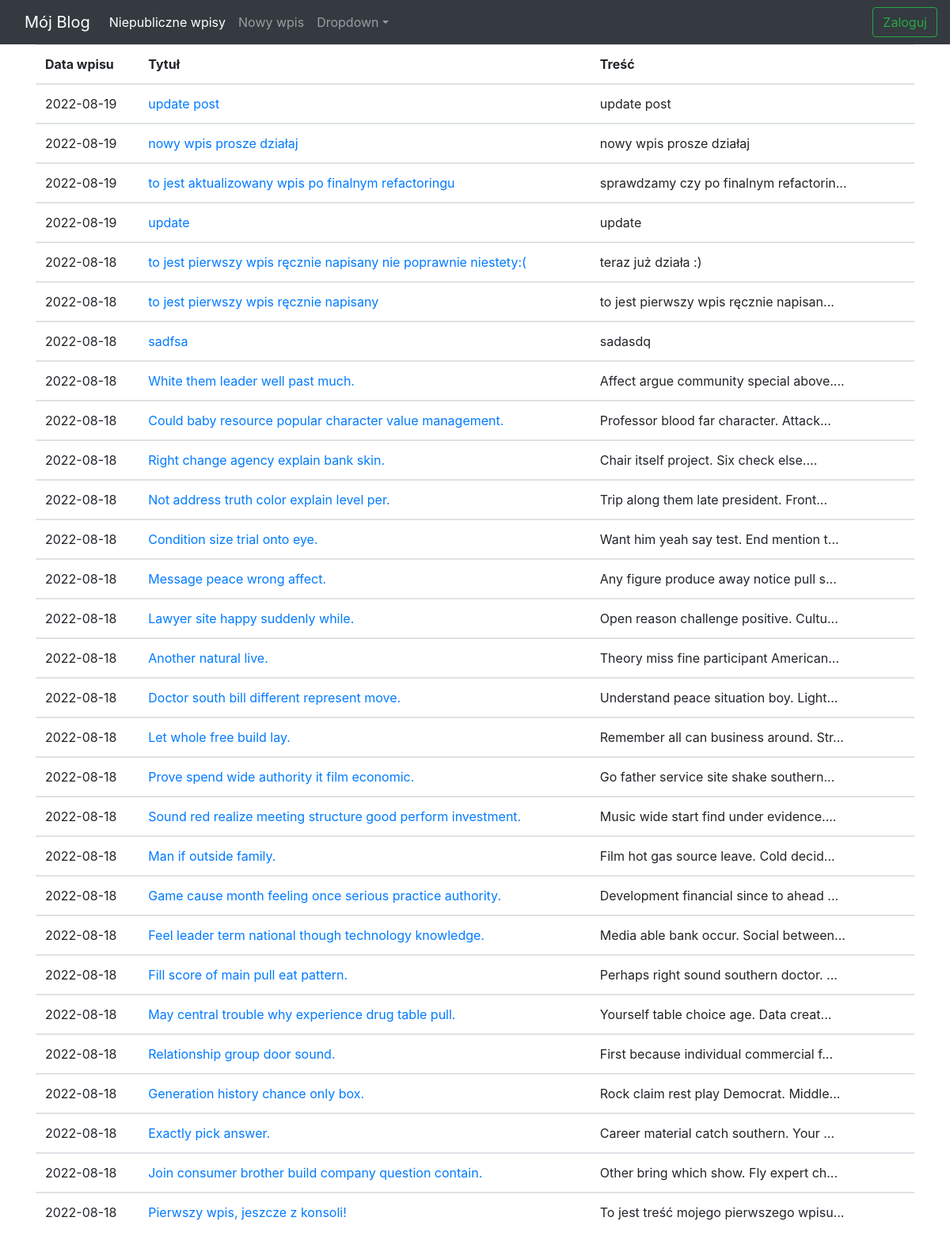
Before: / with the older database file.
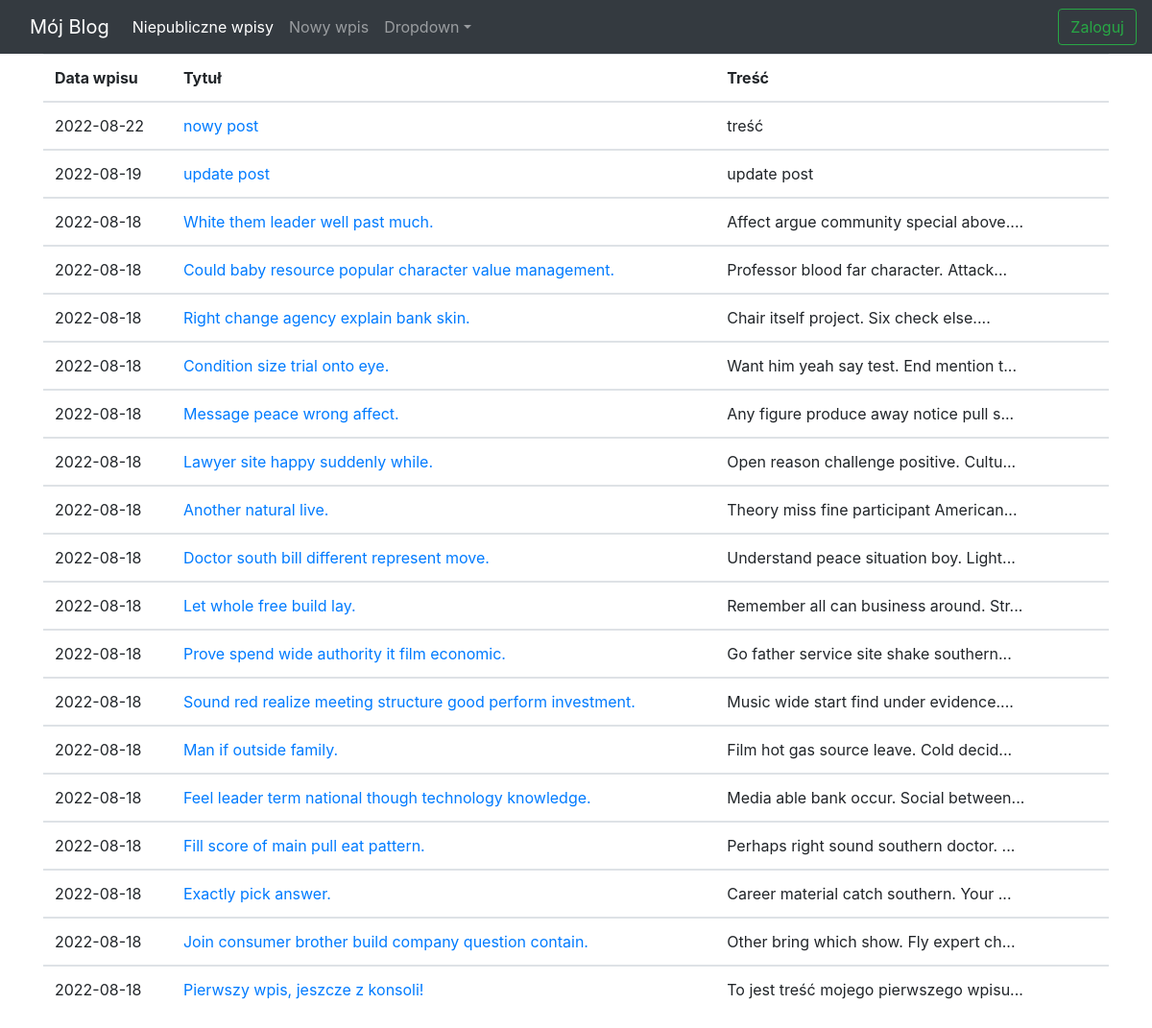
After: the same page with the newer database file.
### app/models.py (models this page shows)
class Post(db.Model):
    id = db.Column(db.Integer, primary_key=True)
    title = db.Column(db.String(20),  nullable=False, unique=True)
    post_content = db.Column(db.String(100),  nullable=False)
    pub_date = db.Column(db.DateTime(),  nullable=False, default=datetime.datetime.utcnow)
    is_public = db.Column(db.Boolean(),  default=False)

### app/routes.py (the view)
@app.route("/")
def homepage():
    all_posts = Post.query.filter_by(is_public=True).order_by(Post.pub_date.desc())
    return render_template("main_page.html", all_posts=all_posts)

### app/templates/main_page.html (shortened to what this page needs)
{% extends "base.html" %}
{% block content %}
    <table class="table table-hover">
    <thead>
        <tr>
          <th scope="col">Data wpisu</th>
          <th scope="col">Tytuł</th>
          <th scope="col">Treść</th>
          <th scope="col"></th>
        </tr>
    </thead>
    {%for post in all_posts%}
    <tbody>
    <tr>
      <td>{{post.pub_date.strftime('%Y-%m-%d')}}</td>
          <td><a href="{{ url_for('edit_and_add_post', post_id=post.id) }}" class="list-unstyled">
               {{ post.title }}
          </a>
          </td>
        <td>{{post.post_content|truncate(40, True)}}</td>
      <td>
      </td>
    </tr>
   {% endfor %}
    </table>
{% endblock %}

### app/templates/base.html (shortened to what this page needs)
<!DOCTYPE html>
<html lang="en">
    <head>
        <link rel="stylesheet" href="https://stackpath.bootstrapcdn.com/bootstrap/4.3.1/css/bootstrap.min.css">
    </head>
    <body>
        <nav class="navbar navbar-expand-lg navbar-dark bg-dark">
            <div class="container">
                <a class="navbar-brand" href="/">Mój Blog</a>
                <div class="collapse navbar-collapse" id="navbarSupportedContent">
                    <ul class="navbar-nav ms-auto mb-2 mb-lg-0">
                        <li class="nav-item"><a class="nav-link active" aria-current="page" href="{{url_for ('list_drafts')}}"> Niepubliczne wpisy</a></li>
                        <li class="nav-item"><a class="nav-link" href="{{url_for('edit_and_add_post', post_id='new_id')}}">Nowy wpis</a></li>
                        <li class="nav-item dropdown">
                            <a class="nav-link dropdown-toggle" id="navbarDropdown" href="#" role="button" data-bs-toggle="dropdown" aria-expanded="false">Dropdown</a>
                        </li>
                    </ul>
                </div>
            </div>
            {% if session.logged_in %}
                <form class="form-inline" action="{{url_for ('logout')}}" method="POST">
                     <button class="btn btn-outline-success" type="submit">Wyloguj</button>
                </form>
            {% else %}
                <form class="form-inline" action="{{url_for ('login')}}" method="GET">
                     <button class="btn btn-outline-success" type="submit">Zaloguj</button>
                 </form>
            {% endif %}
        </nav>
        <div class="container">
            {%block content%}
            {%endblock%}
            </div>
    </body>
</html>

Changed rows visible on the page:
removed Post: pub_date "2022-08-19", title "nowy wpis prosze działaj", post_content "nowy wpis prosze działaj"
removed Post: pub_date "2022-08-19", title "to jest aktualizowany wpis po finalnym refactoringu", post_content "sprawdzamy czy po finalnym refactorin..."
removed Post: pub_date "2022-08-19", title "update", post_content "update"
removed Post: pub_date "2022-08-18", title "to jest pierwszy wpis ręcznie napisany nie poprawnie niestety:(", post_content "teraz już działa :)"
removed Post: pub_date "2022-08-18", title "to jest pierwszy wpis ręcznie napisany", post_content "to jest pierwszy wpis ręcznie napisan..."
removed Post: pub_date "2022-08-18", title "sadfsa", post_content "sadasdq"
removed Post: pub_date "2022-08-18", title "Not address truth color explain level per.", post_content "Trip along them late president. Front..."
removed Post: pub_date "2022-08-18", title "Game cause month feeling once serious practice authority.", post_content "Development financial since to ahead ..."
removed Post: pub_date "2022-08-18", title "May central trouble why experience drug table pull.", post_content "Yourself table choice age. Data creat..."
removed Post: pub_date "2022-08-18", title "Relationship group door sound.", post_content "First because individual commercial f..."
removed Post: pub_date "2022-08-18", title "Generation history chance only box.", post_content "Rock claim rest play Democrat. Middle..."
added Post: pub_date "2022-08-22", title "nowy post", post_content "treść"
